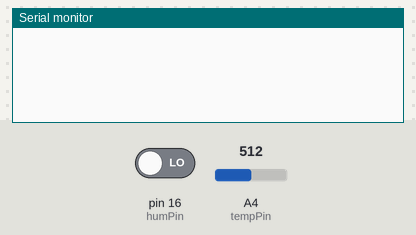
Recording of a sketch running on a simulated Arduino Uno, built with avr-gcc and run on an emulated ATmega328P. Shown: the last lines printed to the serial monitor. The inputs (shaded band) are chosen by the test bench; at power-on: A4 (tempPin) = 512, pin 16 (humPin) LOW.

Above: at 1.2 s.
1.3 s: A4 (tempPin) set to 1008
At 3.1 s:
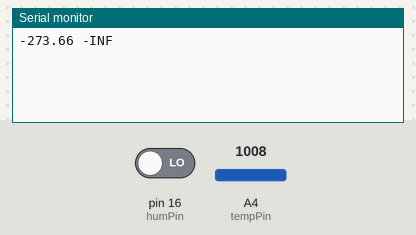
5.5 s: A4 (tempPin) set to 1021
At 8.9 s:
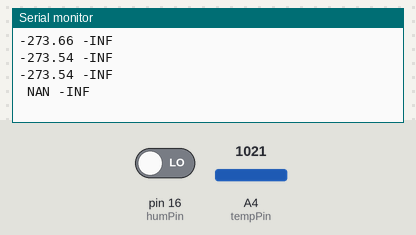

Measured:
- the behaviour switches between 1020 and 1021 on A4 (tempPin) (found by bisection; images 1 and 2)
- after the input at 5.5 s, the serial monitor: prints a new line after 2.5 s (image 2)

The sketch:

humidityTempSensor.ino
```cpp
// In this project we will read in the raw
// analog input from the HTF3228LF board
// made by Humeriel.

//Imports
#include <math.h>

// Pins used
const int tempPin = 18;
const int humPin = 16;

const float vConvert = 0.0049; // analogRead units to volts

//Temperature variables
float Vt;
float Rt;
float T;
const int Vcc = 5;//V
const int R1 = 56000;//ohm
const int K = 273;//kelvin
const int Tn = 298;//kelvin
const int B = 3730;
const int Rn = 10000;//ohm

// Humidity variables
float frequencyH;
float humidity;
int pulseHigh;
int pulseLow;
float pulseTotal;

void setup() {
  // put your setup code here, to run once:
  pinMode(tempPin, INPUT);
  pinMode(humPin, INPUT);
  Serial.begin(9600);
  //exit(0);
}

void loop() {
  // Read the temp pin
  Vt = analogRead(tempPin) * vConvert;
  Rt = (((Vcc * R1) / (Vcc - Vt)) - R1); //ohm
  T = (Tn*B)/(Tn * log(Rt/Rn) + B) - K; //C

  // Read the humid pin
  pulseHigh = pulseIn(humPin, HIGH);
  pulseLow = pulseIn(humPin, LOW);
  pulseTotal = pulseHigh + pulseLow;//time in us
  frequencyH = 1000000/pulseTotal;//freq in Hz
  humidity = (-1*(frequencyH - 9595))/14.8;//relative humidity

  // Printing the output

  Serial.println(String(T) + " " + String(humidity));
  // delay(500);

}
```
